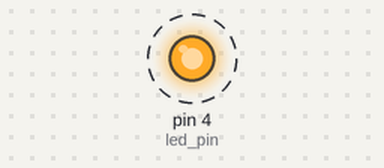
Bench run of a sketch on a simulated Arduino Uno, built with avr-gcc and run on an emulated ATmega328P. On the bench: output pins drawn as LEDs (lit = HIGH). Dashed ring = blinking.

Above: at 0.5 s.
Timing chart, 0 to 4.6 s (numbered marks = the images above):
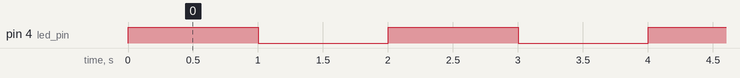

The sketch:

BasicBlink.ino
```cpp
//=== ATTiny blink sketch
//--- Can be used in UNO programmer board

int led_pin = 4;

void setup() {
  pinMode(led_pin,OUTPUT);
}

void loop(){
  digitalWrite(led_pin,HIGH);
  delay(1000);
  digitalWrite(led_pin,LOW);
  delay(1000);
}
```

Measured:
- by itself, pin 4 (led_pin): alternates HIGH for 1.0 s and LOW for 1.0 s
